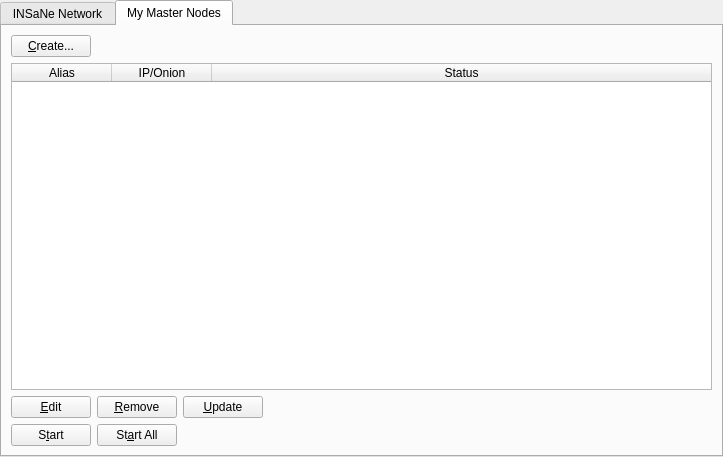
<?xml version="1.0" encoding="UTF-8"?>
<ui version="4.0">
 <class>MasternodeManager</class>
 <widget class="QWidget" name="MasternodeManager">
  <property name="geometry">
   <rect>
    <x>0</x>
    <y>0</y>
    <width>723</width>
    <height>457</height>
   </rect>
  </property>
  <property name="windowTitle">
   <string>Form</string>
  </property>
  <layout class="QVBoxLayout" name="topLayout">
   <property name="leftMargin">
    <number>0</number>
   </property>
   <property name="topMargin">
    <number>0</number>
   </property>
   <property name="rightMargin">
    <number>0</number>
   </property>
   <property name="bottomMargin">
    <number>0</number>
   </property>
   <item>
    <layout class="QVBoxLayout" name="verticalLayout">
     <property name="bottomMargin">
      <number>0</number>
     </property>
     <item>
      <widget class="QTabWidget" name="tabWidget">
       <property name="currentIndex">
        <number>1</number>
       </property>
       <widget class="QWidget" name="tab">
        <attribute name="title">
         <string>INSaNe Network</string>
        </attribute>
        <layout class="QGridLayout" name="gridLayout">
         <item row="1" column="0">
          <widget class="QTableWidget" name="tableWidget">
           <property name="editTriggers">
            <set>QAbstractItemView::NoEditTriggers</set>
           </property>
           <property name="alternatingRowColors">
            <bool>true</bool>
           </property>
           <property name="selectionBehavior">
            <enum>QAbstractItemView::SelectRows</enum>
           </property>
           <property name="sortingEnabled">
            <bool>true</bool>
           </property>
           <attribute name="horizontalHeaderStretchLastSection">
            <bool>true</bool>
           </attribute>
           <column>
            <property name="text">
             <string>Address</string>
            </property>
           </column>
           <column>
            <property name="text">
             <string>Rank</string>
            </property>
           </column>
           <column>
            <property name="text">
             <string>Active</string>
            </property>
           </column>
           <column>
            <property name="text">
             <string>Active (secs)</string>
            </property>
           </column>
           <column>
            <property name="text">
             <string>Last Seen</string>
            </property>
           </column>
           <column>
            <property name="text">
             <string>Pubkey</string>
            </property>
           </column>
          </widget>
         </item>
         <item row="0" column="0">
          <layout class="QHBoxLayout" name="horizontalLayout_3">
           <property name="bottomMargin">
            <number>0</number>
           </property>
           <item>
            <widget class="QLabel" name="label_2">
             <property name="text">
              <string>INSaNe Node Count:</string>
             </property>
            </widget>
           </item>
           <item>
            <widget class="QLabel" name="countLabel">
             <property name="text">
              <string>0</string>
             </property>
            </widget>
           </item>
           <item>
            <spacer name="horizontalSpacer_3">
             <property name="orientation">
              <enum>Qt::Horizontal</enum>
             </property>
             <property name="sizeHint" stdset="0">
              <size>
               <width>40</width>
               <height>20</height>
              </size>
             </property>
            </spacer>
           </item>
          </layout>
         </item>
        </layout>
       </widget>
       <widget class="QWidget" name="tab_2">
        <attribute name="title">
         <string>My Master Nodes</string>
        </attribute>
        <layout class="QGridLayout" name="gridLayout_2">
         <item row="0" column="0">
          <layout class="QVBoxLayout" name="verticalLayout_2">
           <property name="bottomMargin">
            <number>0</number>
           </property>
           <item>
            <layout class="QHBoxLayout" name="horizontalLayout">
             <item>
              <widget class="QPushButton" name="createButton">
               <property name="text">
                <string>&amp;Create...</string>
               </property>
              </widget>
             </item>
             <item>
              <spacer name="horizontalSpacer">
               <property name="orientation">
                <enum>Qt::Horizontal</enum>
               </property>
               <property name="sizeHint" stdset="0">
                <size>
                 <width>40</width>
                 <height>20</height>
                </size>
               </property>
              </spacer>
             </item>
            </layout>
           </item>
           <item>
            <widget class="QTableWidget" name="tableWidget_2">
             <property name="minimumSize">
              <size>
               <width>695</width>
               <height>0</height>
              </size>
             </property>
             <property name="editTriggers">
              <set>QAbstractItemView::NoEditTriggers</set>
             </property>
             <property name="alternatingRowColors">
              <bool>true</bool>
             </property>
             <property name="selectionMode">
              <enum>QAbstractItemView::SingleSelection</enum>
             </property>
             <property name="selectionBehavior">
              <enum>QAbstractItemView::SelectRows</enum>
             </property>
             <attribute name="horizontalHeaderStretchLastSection">
              <bool>true</bool>
             </attribute>
             <column>
              <property name="text">
               <string>Alias</string>
              </property>
             </column>
             <column>
              <property name="text">
               <string>IP/Onion</string>
              </property>
             </column>
             <column>
              <property name="text">
               <string>Status</string>
              </property>
             </column>
            </widget>
           </item>
           <item>
            <layout class="QHBoxLayout" name="horizontalLayout_2">
             <property name="bottomMargin">
              <number>0</number>
             </property>
             <item>
              <widget class="QPushButton" name="editButton">
               <property name="text">
                <string>&amp;Edit</string>
               </property>
              </widget>
             </item>
             <item>
              <widget class="QPushButton" name="removeButton">
               <property name="text">
                <string>&amp;Remove</string>
               </property>
              </widget>
             </item>
             <item>
              <widget class="QPushButton" name="UpdateButton">
               <property name="text">
                <string>&amp;Update</string>
               </property>
              </widget>
             </item>
             <item>
              <spacer name="horizontalSpacer_2">
               <property name="orientation">
                <enum>Qt::Horizontal</enum>
               </property>
               <property name="sizeHint" stdset="0">
                <size>
                 <width>40</width>
                 <height>20</height>
                </size>
               </property>
              </spacer>
             </item>
            </layout>
           </item>
           <item>
            <layout class="QHBoxLayout" name="horizontalLayout_4">
             <property name="bottomMargin">
              <number>0</number>
             </property>
            </layout>
           </item>
           <item>
            <layout class="QHBoxLayout" name="horizontalLayout_5">
             <property name="bottomMargin">
              <number>0</number>
             </property>
             <item>
              <widget class="QPushButton" name="startButton">
               <property name="text">
                <string>S&amp;tart</string>
               </property>
              </widget>
             </item>
             <item>
              <widget class="QPushButton" name="startAllButton">
               <property name="text">
                <string>St&amp;art All</string>
               </property>
              </widget>
             </item>
             <item>
              <spacer name="horizontalSpacer_5">
               <property name="orientation">
                <enum>Qt::Horizontal</enum>
               </property>
               <property name="sizeHint" stdset="0">
                <size>
                 <width>40</width>
                 <height>20</height>
                </size>
               </property>
              </spacer>
             </item>
            </layout>
           </item>
          </layout>
         </item>
        </layout>
       </widget>
      </widget>
     </item>
    </layout>
   </item>
  </layout>
 </widget>
 <resources/>
 <connections/>
</ui>
